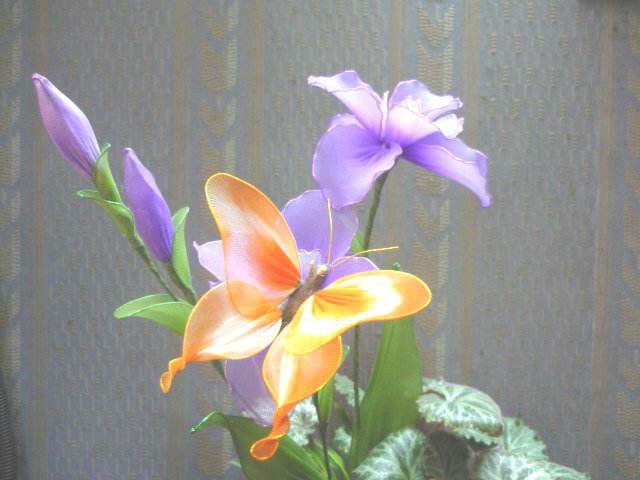
//> input picture datas/f4.jpg, 640 x 480 px
$ ./main   (built with g++ and OpenCV 4)
//> lines starting //> are read from the running program, lines starting //| are printed output that depends on the picture
#include <iostream>
#include <opencv2/opencv.hpp>
using namespace std;

int main()
{
    cv::Mat src = cv::imread("../../../../../../datas/f4.jpg");
//> src is the input picture: 480 rows x 640 cols, CV_8UC3; mean B, G, R 142.8, 147.8, 150.1
    if(src.empty()){
        std::cerr << "cannot open image" << std::endl;
        return -1;
    }
    cv::Point2f srcTri[3];
    cv::Point2f dstTri[3];

    //设置三个点来计算仿射变换
    srcTri[0] = cv::Point2f(0, 0);
    srcTri[1] = cv::Point2f(src.cols - 1, 0);
    srcTri[2] = cv::Point2f(0, src.rows - 1);

    dstTri[0] = cv::Point2f(src.cols*0.0, src.rows*0.33);
    dstTri[1] = cv::Point2f(src.cols*0.85, src.rows*0.25);
    dstTri[2] = cv::Point2f(src.cols*0.15, src.rows*0.7);
    cv::Mat M = cv::getAffineTransform(srcTri,dstTri);
    cv::Mat dst_affine = cv::Mat::zeros(src.rows, src.cols, src.type());
    cv::warpAffine(src,dst_affine,M,dst_affine.size());
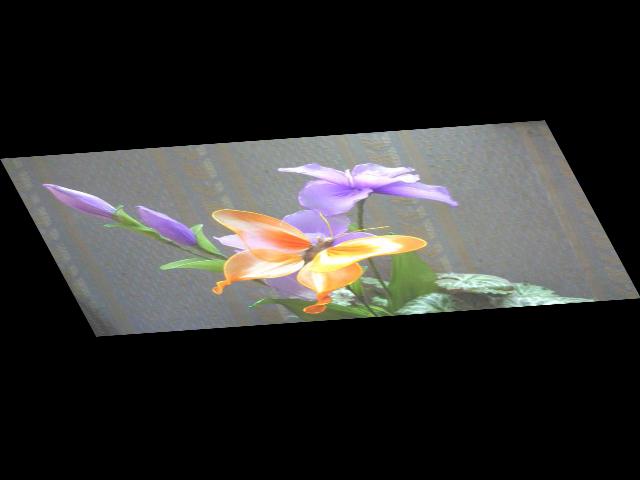
//> dst_affine: 480 rows x 640 cols, CV_8UC3; mean B, G, R 46.8, 48.4, 49.2

    //计算旋转
    cv::Point2f center(src.rows / 2,src.cols / 2);
//> center = Point(240, 320)
    cv::Mat rotate_M = cv::getRotationMatrix2D(center,30,1.0);
    cv::Mat dst_rotate = cv::Mat::zeros(src.rows,src.cols,src.type());
    cv::warpAffine(src,dst_rotate,rotate_M,dst_rotate.size());
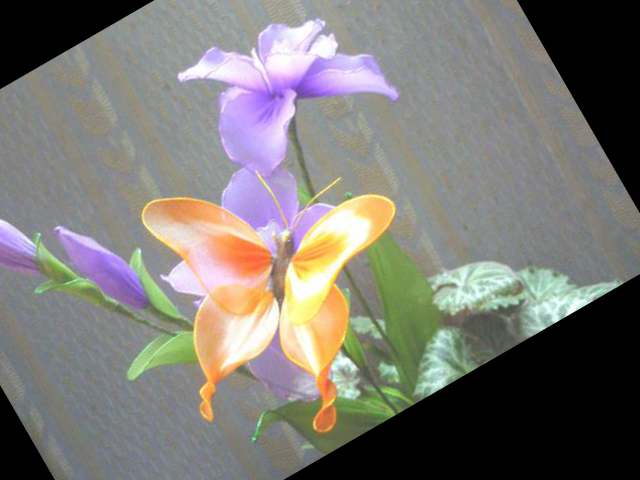
//> dst_rotate: 480 rows x 640 cols, CV_8UC3; mean B, G, R 116.8, 121.9, 124.5

    cv::imshow("src",src);
    cv::imshow("dst_affine",dst_affine);
    cv::imshow("dst_rotate",dst_rotate);
    cv::waitKey();
    cv::destroyAllWindows();
    return 0;
}

$ run again, with datas/f1.jpg copied over datas/f4.jpg
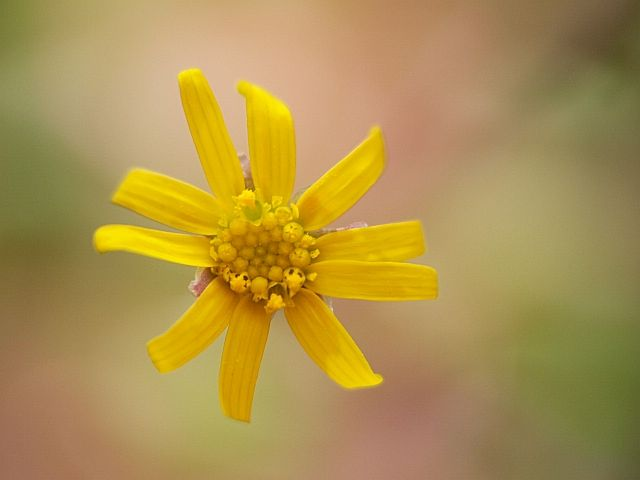
//> input picture datas/f1.jpg, 640 x 480 px
//> src is the input picture: 480 rows x 640 cols, CV_8UC3; mean B, G, R 78.8, 145.8, 173.2
//> `cv::warpAffine(src,dst_affine,M,dst_affine.size());`:
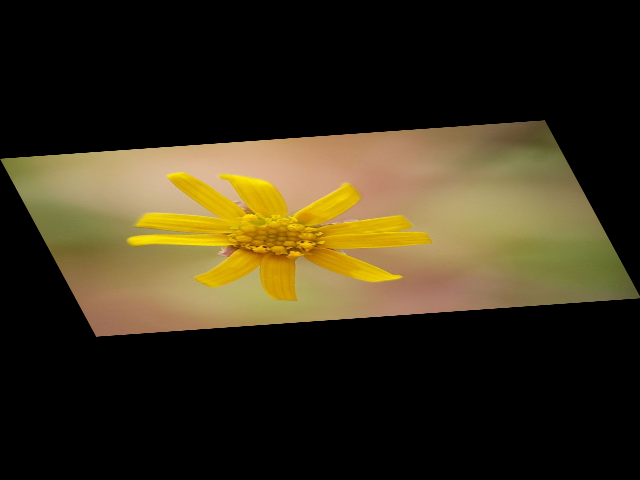
//> dst_affine: 480 rows x 640 cols, CV_8UC3; mean B, G, R 25.8, 47.8, 56.8
//> `cv::warpAffine(src,dst_rotate,rotate_M,dst_rotate.size());`:
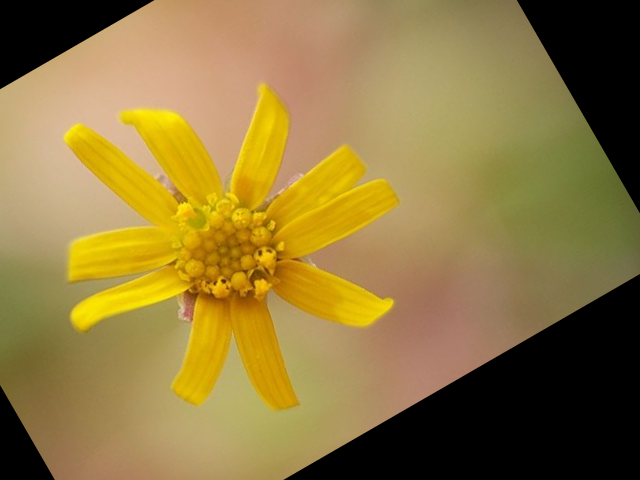
//> dst_rotate: 480 rows x 640 cols, CV_8UC3; mean B, G, R 62.6, 121, 144.3

$ run again, with datas/f3.jpg copied over datas/f4.jpg
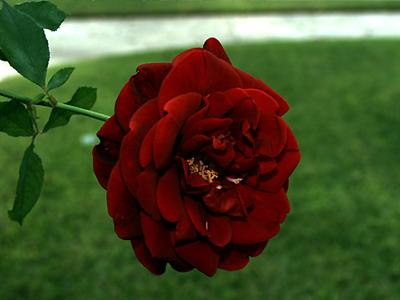
//> input picture datas/f3.jpg, 400 x 300 px
//> src is the input picture: 300 rows x 400 cols, CV_8UC3; mean B, G, R 41.2, 78.6, 72.4
//> `cv::warpAffine(src,dst_affine,M,dst_affine.size());`:
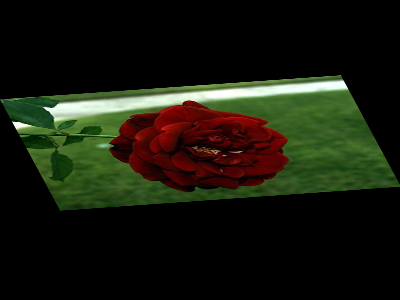
//> dst_affine: 300 rows x 400 cols, CV_8UC3; mean B, G, R 13.5, 25.8, 23.8
//> `cv::warpAffine(src,dst_rotate,rotate_M,dst_rotate.size());`:
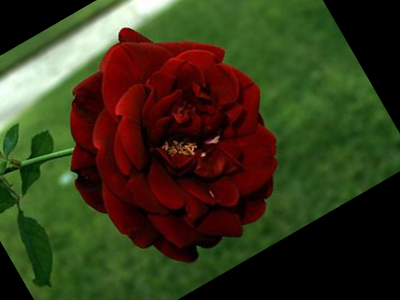
//> dst_rotate: 300 rows x 400 cols, CV_8UC3; mean B, G, R 26.4, 54.9, 55.4
